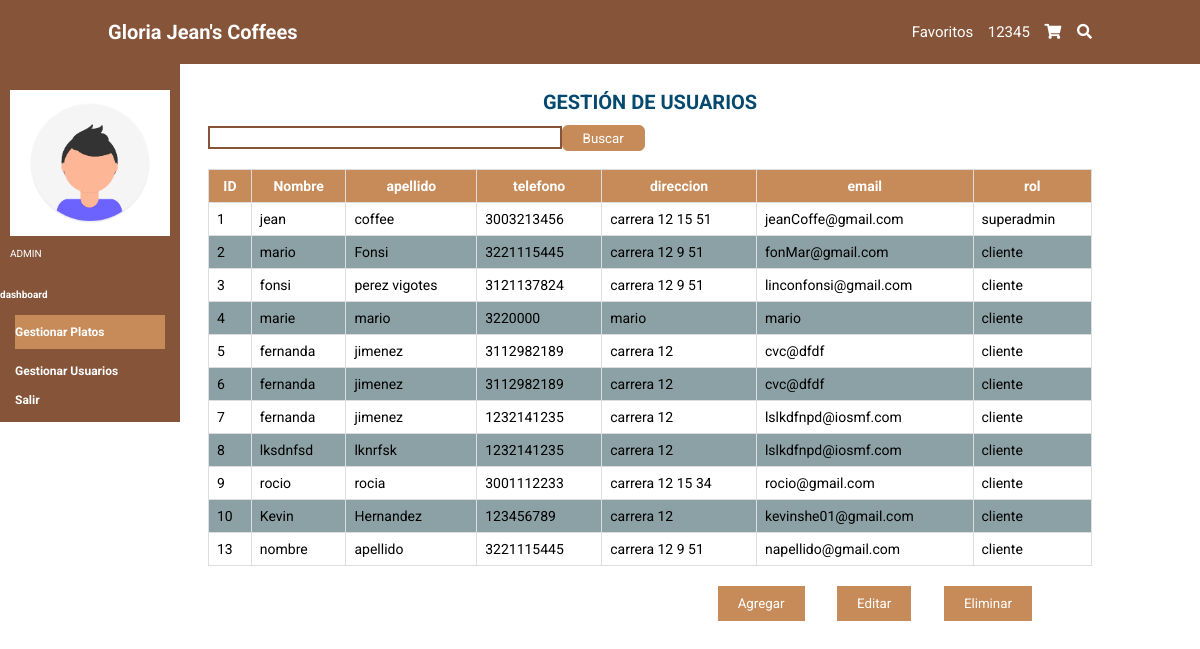
Page /dashboard/usuarios/ (signed in) on the committed database.
### tables this page shows
CREATE TABLE usuario (id_usuario INTEGER PRIMARY KEY AUTOINCREMENT NOT NULL UNIQUE, nombre STRING (100) NOT NULL, apellido STRING (100) NOT NULL, telefono INTEGER NOT NULL, direccion STRING (50) NOT NULL, email STRING (100) NOT NULL, user STRING (50) NOT NULL UNIQUE, contraseña STRING (100) NOT NULL, rol STRING (20) NOT NULL DEFAULT cliente, estado CHAR (1) DEFAULT A NOT NULL);

### app.py (the view, shortened to what this page needs)
@app.route('/dashboard/usuarios/', methods=['GET', 'POST'])
def usuarios():
    form = search()
    if request.method == 'GET':
        sql = f'SELECT *FROM usuario'
        res = seleccion(sql)
    return render_template('usuarios.html', form=form, titulo='dashboard', res=res)

### forms.py
class search(FlaskForm):
    seh = TextField('Buscar')

### conexion.py (called while the page is built)
def seleccion(sql) -> list:
    try:
        with sqlite3.connect(URL_DB) as con:
            cur = con.cursor()
            res = cur.execute(sql).fetchall()
    except Exception:
        res = None
    return res

### templates/usuarios.html
{% extends 'base.html' %}
{% block cuerpo %}
    <section class="Gplatos">
        <div class="aside">
            <div class="user">
                <img src="{{ url_for('static',filename='img/foto.png')}}" class="fotico-dashboard" alt="" >
                <p class="rol">ADMIN</p>
            </div>
            <div class="plataforma">
                <h4>dashboard</h4>
            </div>
             <nav class="navbar-aside">
              <a href='/dashboard/platos/' class="dashboard-platos">Gestionar Platos</a>
              <a href='/dashboard/usuarios/' class="dashboard-usuarios">Gestionar Usuarios</a>
              <a href='/salir'>Salir</a>
            </nav>
        </div>
        <div class="tabla">
          <h1 class="text-title">GESTI&Oacute;N DE USUARIOS</h1><br>
          <form name='fbuscarD' id='fbuscarD' action='' method='POST'>
            <div class="buscar-plato">
              {{ form.seh(class="buscar") }}
              <input type="submit" class="btn_buscar" value="Buscar">
            </div>
          </form>
              <table>
                  <tr>
                    <th>ID</th>
                    <th>Nombre</th>
                    <th>apellido</th>
                    <th>telefono</th>
                    <th>direccion</th>
                    <th>email</th>
                    <th>rol</th>
                  </tr>
                  {% for i in res %}
                  <tr>
                    <td>{{ i[0] }}</td>
                    <td>{{ i[1] }}</td>
                    <td>{{ i[2] }}</td>
                    <td>{{ i[3] }}</td>
                    <td>{{ i[4] }}</td>
                    <td>{{ i[5] }}</td>
                    <td>{{ i[8] }}</td>
                  </tr>
                  {% endfor%}
                </table>
                <div class="botones">
                  <input type="submit" value="Agregar" href='/dashboard/platos/agregar_plato/'>
                  <input type="submit" value="Editar" href='/dashboard/platos/editar_plato/'>
                  <input type="submit" value="Eliminar">
              </div>
          </div>
    </section>
{% endblock %}

### static/css/style.css (style rules this page uses)
:root { --marron: #865439; --marronclaro: #c68b59; }
* { border: 0; box-sizing: border-box; font-family: "Roboto", sans-serif; padding: 0; margin: 0; transition: all 0.2s linear; text-decoration: none; list-style: none; outline: none; }
html { font-size: 62.5%; overflow-x: hidden; scroll-behavior: smooth; scroll-padding-top: 6rem; }
section { padding: 2rem 9%; }
.buscar { margin-top: 1px; color: black; border: 2px solid var(--marron); width: 40%; margin-bottom: 2rem; padding: .2rem; }
.text-title, .text-title-profile { margin-top: 5rem; font-size: 20px; color: #06496E; display: flex; justify-content: center; }
.Gplatos { padding: 2rem 0%; top:40px; color: #ffffff; display: flex; align-items: center; }
.tabla { padding: 2rem 9%; width: 100%; margin-left: 100px; }
.aside { background-color:var(--marron); width: 18rem; max-height:120vh; position: fixed; top: 60px; }
.user { padding:3rem 1rem; margin: auto; width:100%; }
.fotico-dashboard { width: 100%; margin-bottom: 1rem; }
.navbar-aside a { display: block; color: #ffffff; margin: 1.5rem; font-size: 1.2rem; font-weight: bolder; }
table { font-family: arial, sans-serif; border-collapse: collapse; width: 100%; margin-bottom: 2rem; }
td, th { border: 1px solid #dddddd; text-align: left; padding: 8px; }
td { font-size: 14px; color: #000; }
th { background-color: var(--marronclaro); text-align: center; font-size: 14px; }
tr:nth-child(odd) { background-color: #8CA1A5; }
.botones { position: absolute; right:138px; }
.botones input[type="submit"] { background: var(--marronclaro); color: #ffffff; padding: 1rem 2rem; margin-right: 3rem; cursor: pointer; }
.buscar-plato { display: flex; }
.btn_buscar { background-color: var(--marronclaro); padding: .2rem 2rem; height:26px; color: #ffffff; border: 1px solid var(--marronclaro); border-radius: .6rem; cursor: pointer; }
.dashboard-platos { background: var(--marronclaro); padding: 1rem 0; }

### rows in the picture
usuario: id_usuario "1", nombre "jean", apellido "coffee", telefono "3003213456", direccion "carrera 12 15 51", email "jeanCoffe@gmail.com", rol "superadmin"
usuario: id_usuario "2", nombre "mario", apellido "Fonsi", telefono "3221115445", direccion "carrera 12 9 51", email "fonMar@gmail.com", rol "cliente"
usuario: id_usuario "3", nombre "fonsi", apellido "perez vigotes", telefono "3121137824", direccion "carrera 12 9 51", email "linconfonsi@gmail.com", rol "cliente"
usuario: id_usuario "4", nombre "marie", apellido "mario", telefono "3220000", direccion "mario", email "mario", rol "cliente"
usuario: id_usuario "5", nombre "fernanda", apellido "jimenez", telefono "3112982189", direccion "carrera 12", email "cvc@dfdf", rol "cliente"
usuario: id_usuario "6", nombre "fernanda", apellido "jimenez", telefono "3112982189", direccion "carrera 12", email "cvc@dfdf", rol "cliente"
usuario: id_usuario "7", nombre "fernanda", apellido "jimenez", telefono "1232141235", direccion "carrera 12", email "lslkdfnpd@iosmf.com", rol "cliente"
usuario: id_usuario "8", nombre "lksdnfsd", apellido "lknrfsk", telefono "1232141235", direccion "carrera 12", email "lslkdfnpd@iosmf.com", rol "cliente"
usuario: id_usuario "9", nombre "rocio", apellido "rocia", telefono "3001112233", direccion "carrera 12 15 34", email "rocio@gmail.com", rol "cliente"
usuario: id_usuario "10", nombre "Kevin", apellido "Hernandez", telefono "123456789", direccion "carrera 12", email "kevinshe01@gmail.com", rol "cliente"
usuario: id_usuario "13", nombre "nombre", apellido "apellido", telefono "3221115445", direccion "carrera 12 9 51", email "napellido@gmail.com", rol "cliente"

### other values in the picture
{{ session['user'] }} "12345"
